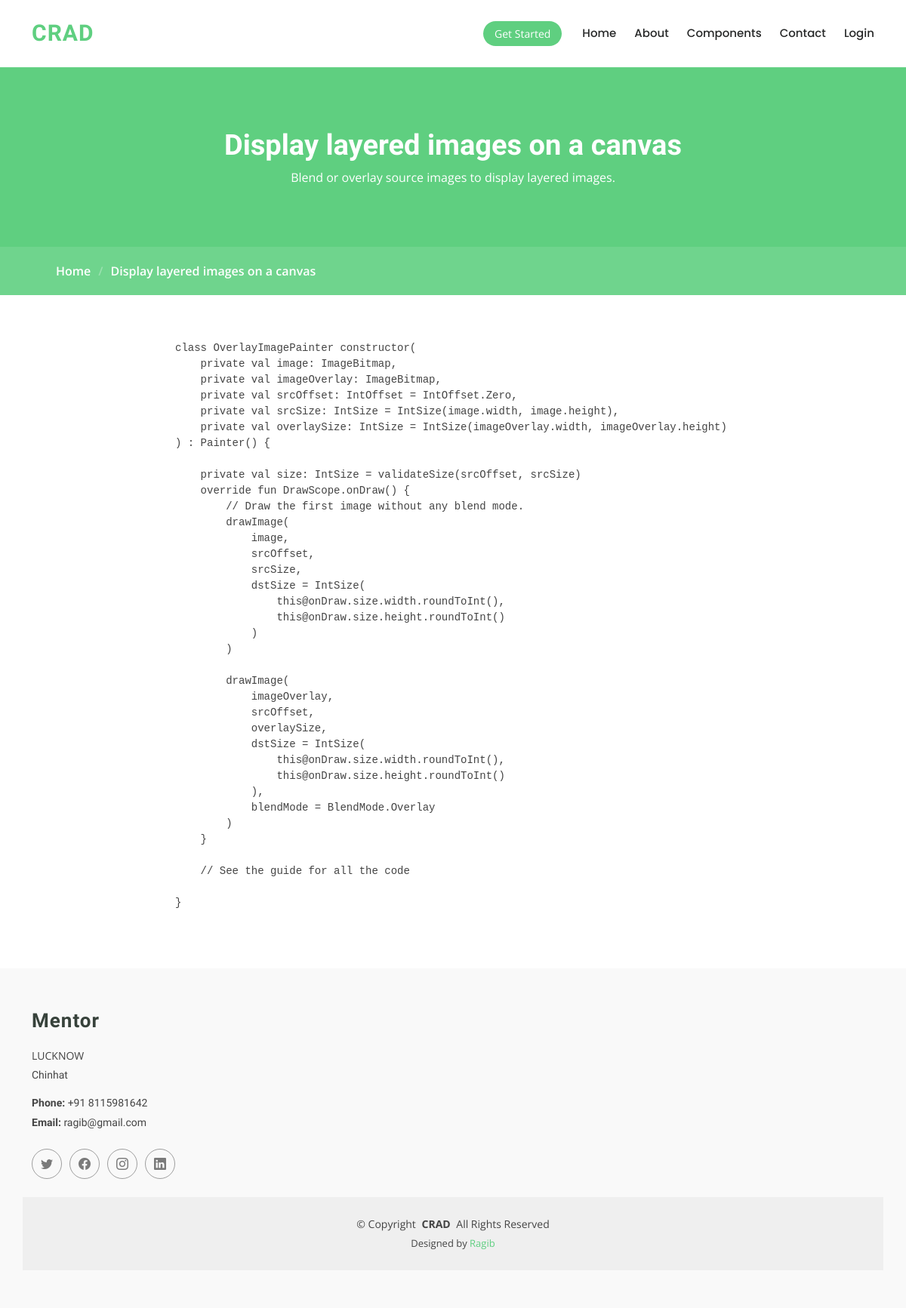
The page /components/3/view on the database its author committed.
### crad/models.py (models this page shows)
class Component(models.Model):
    title = models.CharField(max_length = 150)
    desc = models.TextField(help_text="describe the component code")
    image = models.FileField(upload_to="images", default="card.png")
    category = models.ForeignKey(Category, on_delete=models.CASCADE)
    code = models.TextField()
    created_at = models.DateTimeField(auto_now_add=True)

### crad/views.py (the view)
# urls.py: path('components/<int:pk>/view',component_view,name='component_view'),
def component_view(request, pk):
    try:
        component = Component.objects.get(pk=pk)
        return render(request,'component_view.html',{
            'component' : component
        } )
    except Exception as e:
        messages.error(request, "component do not exists")
        return redirect("components")

### templates/component_view.html (shortened to what this page needs)
{% load crispy_forms_tags %}
<!DOCTYPE html>
<html lang="en">
    <head>
        <link href="/static/vendor/bootstrap/css/bootstrap.min.css"
            rel="stylesheet">
        <link href="/static/vendor/bootstrap-icons/bootstrap-icons.css"
            rel="stylesheet">
        <link href="/static/vendor/aos/aos.css" rel="stylesheet">
        <link href="/static/vendor/glightbox/css/glightbox.min.css"
            rel="stylesheet">
        <link href="/static/vendor/swiper/swiper-bundle.min.css"
            rel="stylesheet">
        <link rel="stylesheet"
            href="https://cdnjs.cloudflare.com/ajax/libs/prism/9000.0.1/themes/prism-tomorrow.min.css"
 />
        <link rel="stylesheet"
            href="https://cdnjs.cloudflare.com/ajax/libs/prism/9000.0.1/plugins/show-language/prism-show-language.min.css"
 />
        <link rel="stylesheet"
            href="https://cdnjs.cloudflare.com/ajax/libs/prism/9000.0.1/plugins/line-numbers/prism-line-numbers.min.css"
 />
        <link href="/static/css/main.css" rel="stylesheet">
    </head>
    <body class="courses-page">
        {% include 'components/header.html'%}
        <main class="main">
            <div class="page-title" data-aos="fade">
                <div class="heading">
                    <div class="container">
                        <div
                            class="row d-flex justify-content-center text-center">
                            <div class="col-lg-8">
                                <h1>{{component.title}}</h1>
                                <p class="mb-0">{{component.desc}}</p>
                            </div>
                        </div>
                    </div>
                </div>
                <nav class="breadcrumbs">
                    <div class="container">
                        <ol>
                            <li><a href="index.html">Home</a></li>
                            <li class="current">{{component.title}}</li>
                        </ol>
                    </div>
                </nav>
            </div>
            <section id="courses" class="courses section">
                <div class="container">
                    <div class="row justify-content-center">
                        <div class="col-md-8">
                            <pre><code class="language-java">{{component.code}}</code></pre>
                        </div>
                    </div>
                </div>
            </section>
        </main>
        <footer id="footer" class="footer position-relative">
            <div class="container footer-top">
                <div class="row gy-4">
                    <div class="col-lg-4 col-md-6 footer-about">
                        <a href="index.html"
                            class="logo d-flex align-items-center">
                            <span class="sitename">Mentor</span>
                        </a>
                        <div class="footer-contact pt-3">LUCKNOW</p>
                            <p>Chinhat</p>
                            <p class="mt-3"><strong>Phone:</strong> <span>+91 8115981642</span></p>
                            <p><strong>Email:</strong>
                                <span>ragib@gmail.com</span></p>
                        </div>
                        <div class="social-links d-flex mt-4">
                            <a href><i class="bi bi-twitter"></i></a>
                            <a href><i class="bi bi-facebook"></i></a>
                            <a href><i class="bi bi-instagram"></i></a>
                            <a href><i class="bi bi-linkedin"></i></a>
                        </div>
                    </div>
                </div>
            </div>
            <div class="container copyright text-center mt-4">
                <p>© <span>Copyright</span> <strong
                        class="px-1 sitename">CRAD</strong> <span>All Rights
                        Reserved</span></p>
                <div class="credits">
                    Designed by <a
                        href="https://bootstrapmade.com/">Ragib</a>
                </div>
            </div>
        </footer>
    </body>
</html>

### assets/css/main.css (style rules this page uses)
:root { --default-font: "Open Sans", system-ui, -apple-system, "Segoe UI", Roboto, "Helvetica Neue", Arial, "Noto Sans", "Liberation Sans", sans-serif, "Apple Color Emoji", "Segoe UI Emoji", "Segoe UI Symbol", "Noto Color Emoji"; --heading-font: "Raleway", sans-serif; --nav-font: "Poppins", sans-serif; }
:root { --background-color: #ffffff; --background-color-rgb: 255, 255, 255; --default-color: #444444; --default-color-rgb: 68, 68, 68; --heading-color: #37423b; --heading-color-rgb: 55, 66, 59; --accent-color: #5fcf80; --accent-color-rgb: 95, 207, 128; --contrast-color: #ffffff; --contrast-color-rgb: 255, 255, 255; }
:root { --nav-color: #272828; --nav-hover-color: #5fcf80; --nav-dropdown-color: #272828; --nav-dropdown-hover-color: #5fcf80; --nav-dropdown-background-color: #ffffff; }
:root { scroll-behavior: smooth; }
body { color: var(--default-color); background-color: var(--background-color); font-family: var(--default-font); }
a { color: var(--accent-color); text-decoration: none; transition: 0.3s; }
h1, h2, h3, h4, h5, h6 { color: var(--heading-color); font-family: var(--heading-font); }
.footer { color: var(--default-color); background-color: rgba(var(--default-color-rgb), 0.03); font-size: 14px; padding-bottom: 50px; position: relative; }
.footer .footer-top { padding-top: 50px; }
.footer .footer-about .logo { margin-bottom: 0; }
.footer .footer-about .logo span { font-size: 26px; font-weight: 700; letter-spacing: 1px; font-family: var(--heading-font); color: var(--heading-color); }
.footer .footer-about p { font-size: 14px; font-family: var(--heading-font); }
.footer .social-links a { display: flex; align-items: center; justify-content: center; width: 40px; height: 40px; border-radius: 50%; border: 1px solid rgba(var(--default-color-rgb), 0.5); font-size: 16px; color: rgba(var(--default-color-rgb), 0.7); margin-right: 10px; transition: 0.3s; }
.footer .footer-contact p { margin-bottom: 5px; }
.footer .copyright { padding-top: 25px; padding-bottom: 25px; background-color: rgba(var(--default-color-rgb), 0.05); }
.footer .copyright p { margin-bottom: 0; }
.footer .credits { margin-top: 6px; font-size: 13px; }
.page-title { --default-color: var(--contrast-color); --default-color-rgb: var(--contrast-color-rgb); --background-color: var(--accent-color); --heading-color: var(--contrast-color); color: var(--default-color); background-color: var(--background-color); position: relative; }
.page-title .heading { padding: 80px 0; border-top: 1px solid rgba(var(--default-color-rgb), 0.1); }
.page-title .heading h1 { font-size: 38px; font-weight: 700; }
.page-title nav { background-color: rgba(var(--default-color-rgb), 0.099); padding: 20px 0; }
.page-title nav a { color: var(--default-color); }
.page-title nav ol { display: flex; flex-wrap: wrap; list-style: none; margin: 0; font-size: 16px; font-weight: 600; }
.page-title nav ol li+li { padding-left: 10px; }
.page-title nav ol li+li::before { content: "/"; display: inline-block; padding-right: 10px; color: rgba(var(--default-color-rgb), 0.3); }
section, .section { color: var(--default-color); background-color: var(--background-color); padding: 60px 0; scroll-margin-top: 900px; overflow: clip; }

### rows shown on the page
Component: title "Display layered images on a canvas", desc "Blend or overlay source images to display layered images.", code "class OverlayImagePainter constructor( private val image: ImageBitmap, private val imageOverlay: ImageBitmap, private val srcOffset: IntOffset = IntOffset.Zero, private val srcSize: IntSize = IntSize(image.width, image.height), private val overlaySize: IntSize = IntSize(imageOverlay.width, imageOverlay.height) ) : Painter() { private val size: IntSize = validateSize(srcOffset, srcSize) override fun DrawScope.onDraw() { // Draw the first image without any blend mode. drawImage( image, srcOffset, srcSize, dstSize = IntSize( this@onDraw.size.width.roundToInt(), this@onDraw.size.height.roundToInt() ) ) drawImage( imageOverlay, srcOffset, overlaySize, dstSize = IntSize(…"
